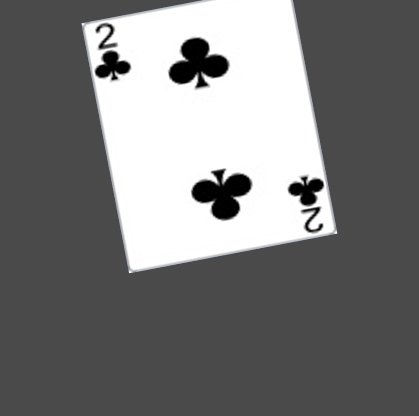
#> input picture Jungmin/test.PNG, 419 x 416 px, found by its file name
$ jupyter execute --allow-errors '1219 perspective.ipynb'
#> lines starting #> are read from the running program, lines starting #| are printed output that depends on the picture; after the words box and inside, x2 and y2 are one past the last pixel; in counts of white or black regions, pixels touching at a corner belong together; long printed decimals are rounded
[cell 1]
import cv2
import numpy as np
import matplotlib.pyplot as plt
import os, math

[cell 2]
def edge_detect(file_name, tresh_min, tresh_max):
#> called with file_name = '../Jungmin/test.png', tresh_min = 150, tresh_max = 255
    f = plt.figure(figsize=(20,20))
    ax = f.add_subplot(131)
    ax2 = f.add_subplot(132)
    ax3 = f.add_subplot(133)

    image = cv2.imread(file_name)
#> image is the input picture: shape (416, 419, 3); mean B, G, R 121.2, 121.2, 121.1
    im_bw = cv2.cvtColor(image, cv2.COLOR_BGR2GRAY)
    thresh, im_bw = cv2.threshold(im_bw, tresh_min, tresh_max, 0)
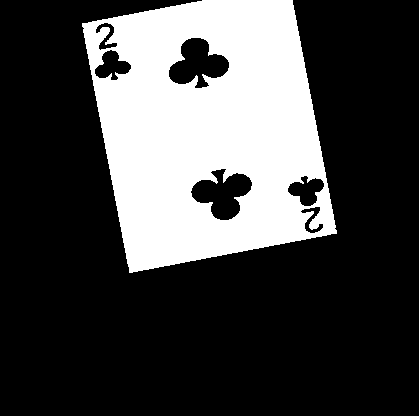
#> im_bw: shape (416, 419); 27.4% white; 1 white region
#> thresh = 150
    contours, hierarchy = cv2.findContours(im_bw, cv2.RETR_EXTERNAL, cv2.CHAIN_APPROX_SIMPLE)
#> contours = 1 contour; box (x1, y1, x2, y2) and area: (82, 0, 337, 273) 52630
    image = cv2.cvtColor(image, cv2.COLOR_BGR2RGB)
    ax.imshow(image)
    col = 0
    cv2.drawContours(image, contours, -1, (255,0,0), 2)
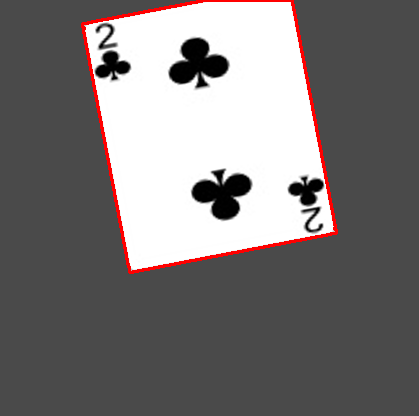
#> image: shape (416, 419, 3); mean R, G, B 122.7, 118.4, 118.4
    ax2.imshow(im_bw)
    ax3.imshow(image)
    cv2.imwrite('cnt_'+file_name, image)
    print(len(contours))
#| 1
    return contours

[cell 3]
con = edge_detect('../Jungmin/test.png', 150, 255)
#> con has the same summary as contours in edge_detect
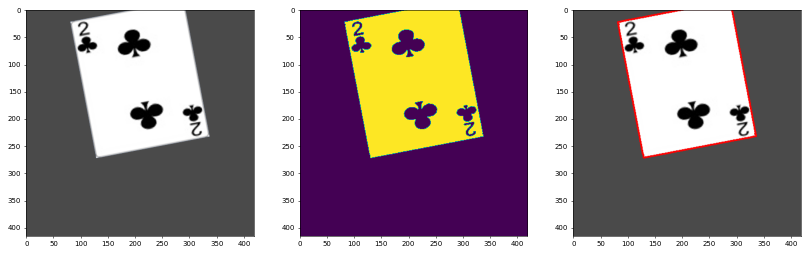
#> figure drawn by matplotlib, 3 panels

[cell 4]
cv2.minAreaRect(con[0])
#> Out = ((208.9, 128), (211.6, 254.2), -10.8)

#> (a cell that did not finish here is left out)


#> (a cell that did not finish here is left out)

[cell 7]
def perspective2(file_name):
    ## contours를 찾는 작업
#> called with file_name = '../Jungmin/test.png'
    tresh_min = 100
    tresh_max = 255
    image = cv2.imread(file_name)
    im_bw = cv2.cvtColor(image, cv2.COLOR_BGR2GRAY)
    thresh, im_bw = cv2.threshold(im_bw, tresh_min, tresh_max, 0)
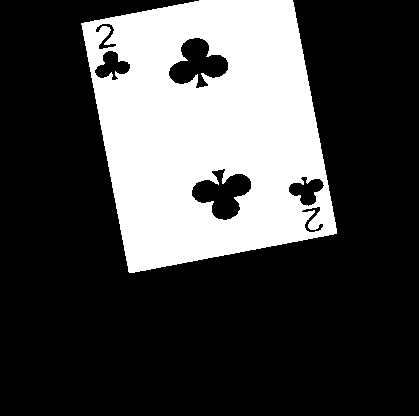
#> im_bw: shape (416, 419); 27.9% white; 1 white region
#> thresh = 100
    contours, hierarchy = cv2.findContours(im_bw, cv2.RETR_TREE, cv2.CHAIN_APPROX_SIMPLE)
#> contours = 7 contours; box (x1, y1, x2, y2) and area: (81, 0, 337, 273) 53022, (191, 168, 252, 221) 1780, (168, 37, 229, 89) 1778, (288, 176, 325, 207) 618, (94, 50, 131, 81) 618, (95, 23, 117, 50) 210, (301, 206, 324, 233) 205

    # 모서리를 찾는 작업
    rects = [cv2.minAreaRect(each) for each in contours]
#> rects = 7 items
    rects = [(a,b,c) for a, b, c  in rects if ((b[0]*b[1]>9000))]
#> rects = [((208.9, 128), (212.6, 255.1), -10.78)]
    img2 = image.copy()
    for rect in rects:
        box = cv2.boxPoints(rect)
        box = box.astype('int')
        img2 = cv2.drawContours(img2, [box], -1, (0, 0, 255), 5)
#> this loop made 1 pass
#> (rect, box) on pass 1: (((208.9, 128), (212.6, 255.1), -10.78), [[128, 273], [80, 22], [289, -17], [337, 233]])
#> pass 1, in perspective2, `img2 = cv2.drawContours(img2, [box], -1, (0, 0, 255), 5)`:
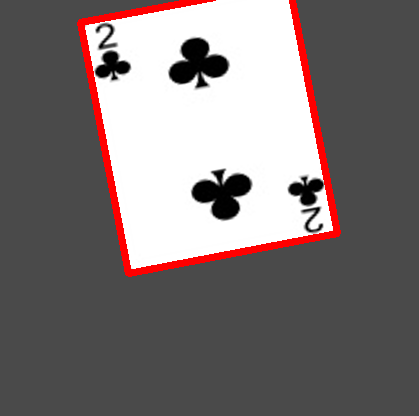
#> img2: shape (416, 419, 3); 3.39% of pixels changed, all inside (x1, y1, x2, y2) = (77, 0, 341, 277)

    temp_rect = np.array(box, dtype = "float32")
#> temp_rect = [[128, 273], [80, 22], [289, -17], [337, 233]]
    temp_rect = temp_rect[np.argsort(temp_rect[:, 1])]
#> temp_rect = [[289, -17], [80, 22], [337, 233], [128, 273]]
    if temp_rect[0][0]>temp_rect[1][0]:
        temp = temp_rect[0].copy()
#> temp = [289, -17]
        temp_rect[0] = temp_rect[1]
        temp_rect[1] = temp
    if temp_rect[2][0]<temp_rect[3][0]:
        temp = temp_rect[2].copy()
        temp_rect[2] = temp_rect[3]
        temp_rect[3] = temp


    print(rects)
#| [((208.922, 127.967), (212.606, 255.127), -10.784)]
    print(box)
#| [[128 273]
#|  [ 80  22]
#|  [289 -17]
#|  [337 233]]
    # wrapPerspective 하는 작업
    maxWidth = 100
    maxHeight = 120
    dst = np.array([[0,0],[maxWidth-1,0],[maxWidth-1,maxHeight-1],[0, maxHeight-1]], np.float32)
    M = cv2.getPerspectiveTransform(temp_rect,dst)
#> M = [[0.455, -0.087, -34.49], [0.0854, 0.458, -16.9], [-1.71e-05, 6.8e-06, 1]]
    warp = cv2.warpPerspective(image, M, (maxWidth, maxHeight)) # warp에 이미지 담김
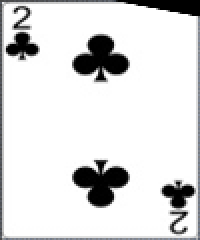
#> warp: shape (120, 100, 3) (shown 2 times larger); mean B, G, R 221.7, 221.5, 221.4

    # plt imshow로 그림그려줌
    image = cv2.cvtColor(image,cv2.COLOR_BGR2RGB)
    warp = cv2.cvtColor(warp,cv2.COLOR_BGR2RGB)
    plt.subplot(1,2,1)
    plt.imshow(image,cmap='gray')
    plt.subplot(1,2,2)
    plt.imshow(warp,cmap='gray')

    # wrap 이미지랑 꼭지점 담긴 행렬 돌려줌
    return warp, temp_rect

[cell 8]
con = perspective2('../Jungmin/test.png')

[cell 9]
def perspective2(file_name):
    ## contours를 찾는 작업
#> called with file_name = '../Jungmin/test.png'
    tresh_min = 100
    tresh_max = 255
    image = cv2.imread(file_name)
    im_bw = cv2.cvtColor(image, cv2.COLOR_BGR2GRAY)
    thresh, im_bw = cv2.threshold(im_bw, tresh_min, tresh_max, 0)
#> thresh = 100
    contours, hierarchy = cv2.findContours(im_bw, cv2.RETR_TREE, cv2.CHAIN_APPROX_SIMPLE)

    # 모서리를 찾는 작업
    rects = [cv2.minAreaRect(each) for each in contours]
#> rects = 7 items
    rects = [(a,b,c) for a, b, c  in rects if ((b[0]*b[1]>9000))]
#> rects = [((208.9, 128), (212.6, 255.1), -10.78)]
    img2 = image.copy()
    for rect in rects:
        box = cv2.boxPoints(rect)
        box = box.astype('int')
        img2 = cv2.drawContours(img2, [box], -1, (0, 0, 255), 5)
    temp_rect = np.array(box, dtype = "float32")
#> temp_rect = [[128, 273], [80, 22], [289, -17], [337, 233]]
    temp_rect = temp_rect[np.argsort(temp_rect[:, 1])]
#> temp_rect = [[289, -17], [80, 22], [337, 233], [128, 273]]
    if temp_rect[0][0]>temp_rect[1][0]:
        temp = temp_rect[0].copy()
#> temp = [289, -17]
        temp_rect[0] = temp_rect[1]
        temp_rect[1] = temp
    if temp_rect[2][0]<temp_rect[3][0]:
        temp = temp_rect[2].copy()
        temp_rect[2] = temp_rect[3]
        temp_rect[3] = temp
    # wrapPerspective 하는 작업
    maxWidth = 100
    maxHeight = 120
    dst = np.array([[0,0],[maxWidth-1,0],[maxWidth-1,maxHeight-1],[0, maxHeight-1]], np.float32)
    M = cv2.getPerspectiveTransform(temp_rect,dst)
    warp = cv2.warpPerspective(image, M, (maxWidth, maxHeight)) # warp에 이미지 담김
    warp = cv2.cvtColor(warp,cv2.COLOR_BGR2RGB)

    # wrap 이미지랑 꼭지점 담긴 행렬 돌려줌
    return warp, temp_rect

[cell 10]
con = perspective2('../Jungmin/test.png')

[cell 11]
def perspective_if_only_one_card(file_name):
    ## contour를 찾는 작업
#> called with file_name = '../Jungmin/test.png'
    tresh_min = 100
    tresh_max = 255
    image = cv2.imread(file_name)
    im_bw = cv2.cvtColor(image, cv2.COLOR_BGR2GRAY)
    thresh, im_bw = cv2.threshold(im_bw, tresh_min, tresh_max, 0)
#> thresh = 100
    contour, hierarchy = cv2.findContours(im_bw, cv2.RETR_EXTERNAL, cv2.CHAIN_APPROX_SIMPLE)
#> contour = 1 contour; box (x1, y1, x2, y2) and area: (81, 0, 337, 273) 53022

    # contour를 바탕으로 사각형의 좌표를 찾는 작업
    rect = cv2.minAreaRect(contour[0])
#> rect = ((208.9, 128), (212.6, 255.1), -10.78)
    box = cv2.boxPoints(rect)
#> box = [[128.4, 273.2], [80.63, 22.55], [289.5, -17.23], [337.2, 233.4]]
    temp_rect = np.array(box, dtype = "float32")
#> temp_rect has the same summary as box
    temp_rect = temp_rect[np.argsort(temp_rect[:, 1])]
#> temp_rect = [[289.5, -17.23], [80.63, 22.55], [337.2, 233.4], [128.4, 273.2]]

    # If card is horizontally oriented
    if temp_rect[0][0]>temp_rect[1][0]:
        temp = temp_rect[0].copy()
#> temp = [289.5, -17.23]
        temp_rect[0] = temp_rect[1]
        temp_rect[1] = temp

    # If card is vertically oriented
    if temp_rect[2][0]<temp_rect[3][0]:
        temp = temp_rect[2].copy()
        temp_rect[2] = temp_rect[3]
        temp_rect[3] = temp

    # wrapPerspective 하는 작업
    maxWidth = 100
    maxHeight = 120
    dst = np.array([[0,0],[maxWidth-1,0],[maxWidth-1,maxHeight-1],[0, maxHeight-1]], np.float32)
    M = cv2.getPerspectiveTransform(temp_rect,dst)
#> M = [[0.457, -0.0871, -34.92], [0.0873, 0.458, -17.37], [6.54e-11, -2.59e-11, 1]]
    warp = cv2.warpPerspective(image, M, (maxWidth, maxHeight)) # warp에 이미지 담김
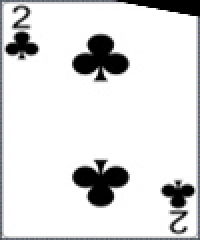
#> warp: shape (120, 100, 3) (shown 2 times larger); mean B, G, R 221.7, 221.4, 221.2
    warp = cv2.cvtColor(warp,cv2.COLOR_BGR2RGB)

    # wrap 이미지랑 꼭지점 담긴 행렬 돌려줌
    return warp, temp_rect

[cell 12]
warp, temp_rect = perspective_if_only_one_card('../Jungmin/test.png')
#> temp_rect = [[80.63, 22.55], [289.5, -17.23], [337.2, 233.4], [128.4, 273.2]]

[cell 13]
temp_rect
#> Out has the same summary as temp_rect
